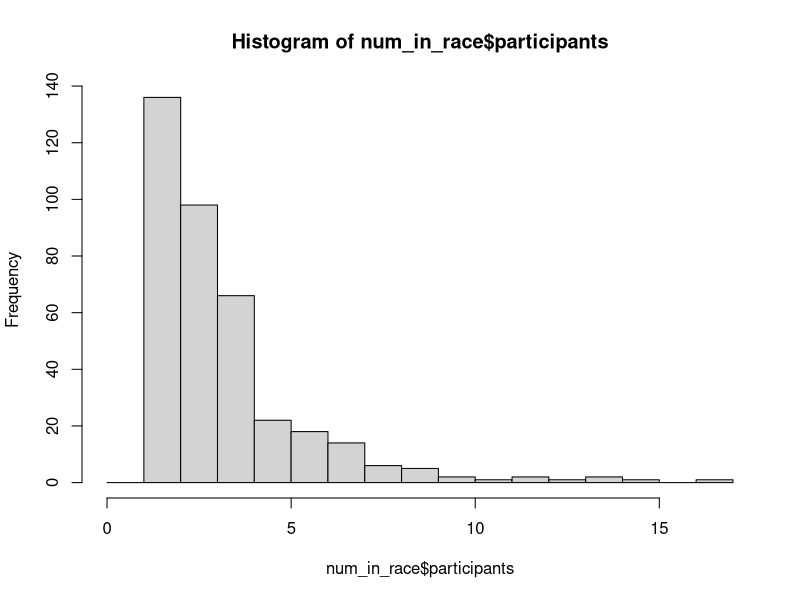

Write the R code that produced this figure.
# MSTP-BioStats


# Load libraries

library(readr)
library(dplyr)
library(ggplot2)

# Set dataframe as variable 'polls', view, and check distinct IDs

polls <- read_csv('CandidateSummaryAction1.csv')
summary(polls)
View(polls)

n_distinct(polls$can_id)


# Select variables of interest

polls_filtered <- polls %>%
  select(can_id, can_off, can_off_sta, can_off_dis, 
         can_par_aff, can_inc_cha_ope_sea, tot_rec, winner) %>%
  rename(id = can_id, office = can_off, state = can_off_sta,
         district = can_off_dis, party = can_par_aff,
         status = can_inc_cha_ope_sea, funding = tot_rec) %>%
  filter(office == 'H')

summary(polls_filtered)
table(polls_filtered$winner) #there are 1429 house candidates and 435 winners

# Remove NA from district

polls_filtered <- polls_filtered %>% filter(!is.na(district))


# Create df of winners and losers

winners <- polls_filtered %>%
  filter(winner == 'Y') %>%
  mutate(district_state = paste(district, state, sep =' '))

losers <- polls_filtered %>%
  mutate(win = is.na(winner)) %>%
  select(-winner) %>%
  filter(win == TRUE) %>%
  mutate(winner = 'N') %>%
  select(-win) %>%
  mutate(district_state = paste(district, state, sep =' '))


# Determine frequency of participants per race

num_in_race <- table(losers$district_state) %>%
  as.data.frame() %>%
  rename(district_state = Var1) %>%
  mutate(par = Freq + 1) %>%
  mutate(participants = as.numeric(par)) %>%
  select(-Freq, -par)

hist(num_in_race$participants, breaks = c(0:17)) #two participant race most common

two_par <- num_in_race %>%
  filter(participants == 2)

twopar_losers <- left_join(two_par, losers, by = 'district_state') %>%
  filter(district_state != '0 MP') %>%
  filter(district_state != '2 MS', district_state != '3 NE',
         district_state != '38 CA')

twopar_winners <- left_join(two_par, winners, by = 'district_state') %>%
  filter(district_state != '0 MP') %>%
  filter(district_state != '2 MS', district_state != '3 NE',
         district_state != '38 CA')

two_participants_win_lose <- union(twopar_losers, twopar_winners) %>%
  mutate(numfunds = parse_number(funding)) %>%
  mutate(dsfunding = paste(district_state, numfunds, sep = ' ')) %>%
  filter(district_state != '2 MS', district_state != '3 NE',
         district_state != '38 CA')

twopar_losers_funding <- twopar_losers %>%
  select(district_state, funding)

twopar_winners_funding <- twopar_winners %>%
  select(district_state, funding)


funding <- inner_join(twopar_losers_funding, twopar_winners_funding,
                      by = "district_state") %>%
  rename(funds1 = funding.x, funds2 = funding.y) %>%
  mutate(funding1 = parse_number(funds1)) %>%
  mutate(funding2 = parse_number(funds2)) %>%
  transmute(district_state = district_state, funds1 = as.numeric(funding1),
              funds2 = as.numeric(funding2)) %>%
  mutate(maxfunds = ifelse(funds1 > funds2,
                           funds1, funds2)) %>%
  mutate(minfunds = ifelse(funds1 > funds2,
                           funds2, funds1)) %>%
  mutate(dsfunding = paste(district_state, maxfunds, sep = ' ')) %>%
  select(district_state, maxfunds, minfunds)

maxfunds <- funding %>%
  transmute(dsfunding = paste(district_state, maxfunds, sep = ' '))

minfunds <- funding %>%
  transmute(dsfunding = paste(district_state, minfunds, sep = ' '))

maximum_funding_alldata <- maxfunds %>%
  left_join(two_participants_win_lose, by = 'dsfunding') %>%
  mutate(maxfunded = 'yes')

minimum_funding_alldata <- minfunds %>%
  left_join(two_participants_win_lose, by = 'dsfunding') %>%
  mutate(maxfunded = 'no')

all_data_2par_funds_wins <- union(minimum_funding_alldata, 
                                  maximum_funding_alldata) %>%
  select(-dsfunding, -numfunds)

table(all_data_2par_funds_wins$winner, all_data_2par_funds_wins$maxfunded)

chisq.test(all_data_2par_funds_wins$winner, all_data_2par_funds_wins$maxfunded)
